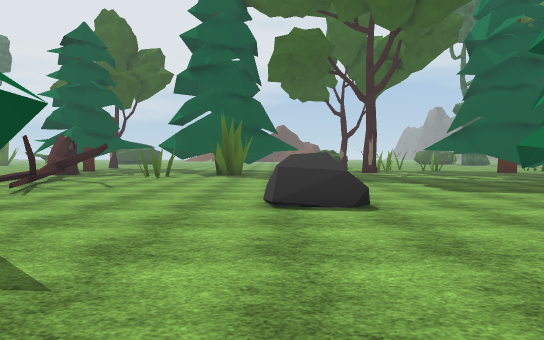
View 1 (above)

24 first-person views from a walk through a scene from a Unity 3-D project. The camera is 1.4 m above the floor, tilts 2° down and sees 70° across. The floor is counted in squares, 2 m on a side. Each view is taken from the middle of a square. On the plan, view 1 faces up. The plan holds only what a view shows up to about 11 squares ahead; the rest is blank. The place goes on beyond the plan. The player character is not drawn. Some animated figures are not drawn. Some surface patterns are stand-ins.

View 2
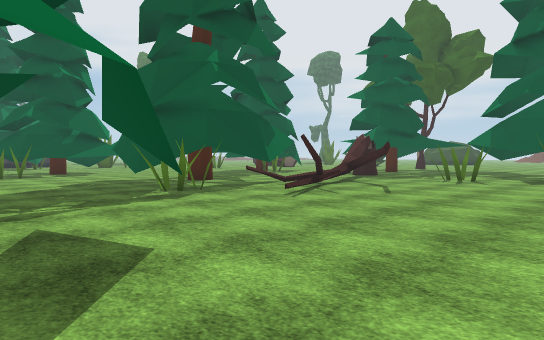

View 3
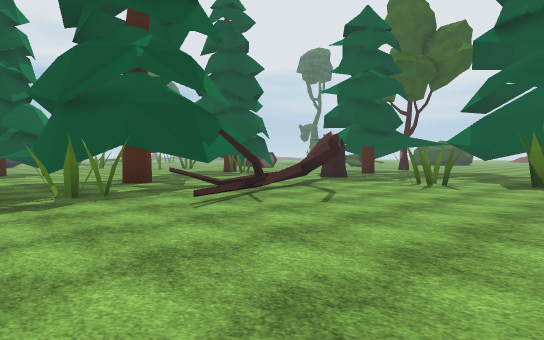

View 4
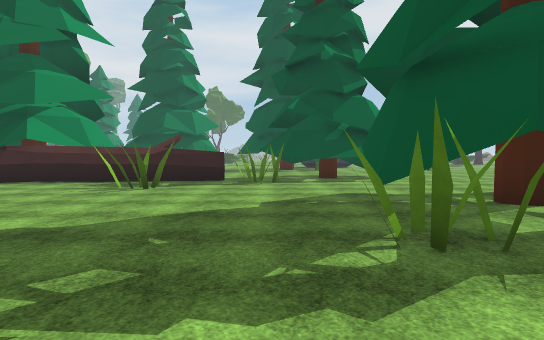

View 5
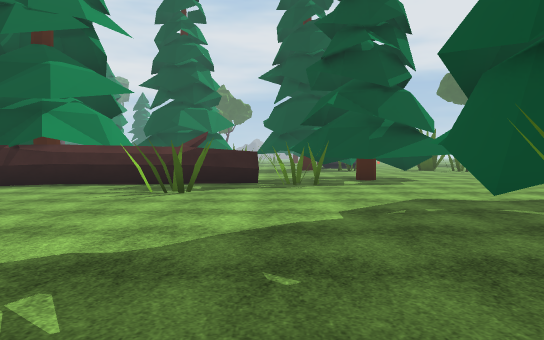

View 6
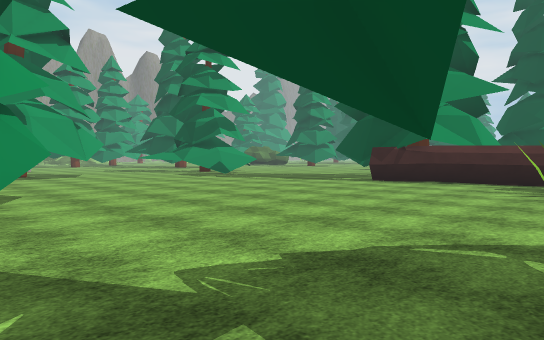

View 7
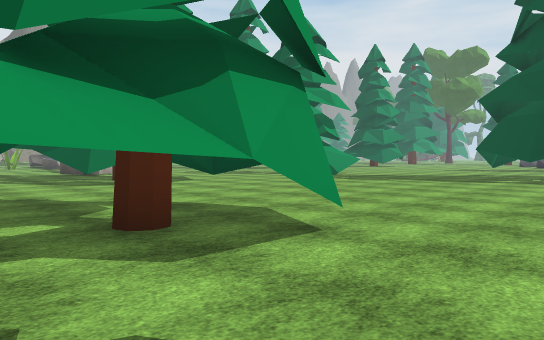

View 8
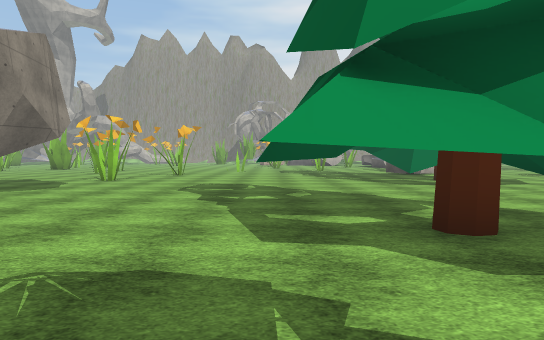

View 9
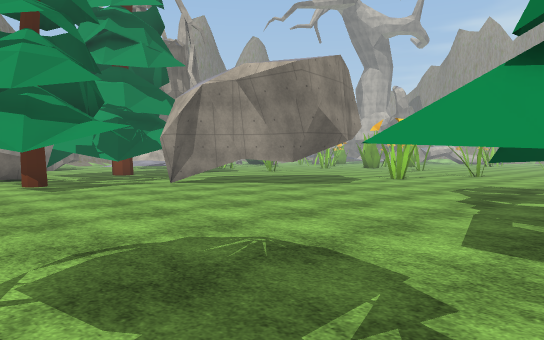

View 10
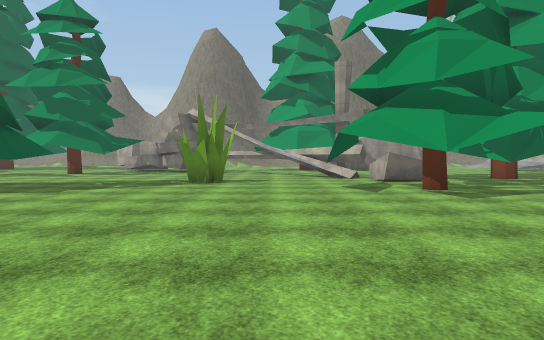

View 11
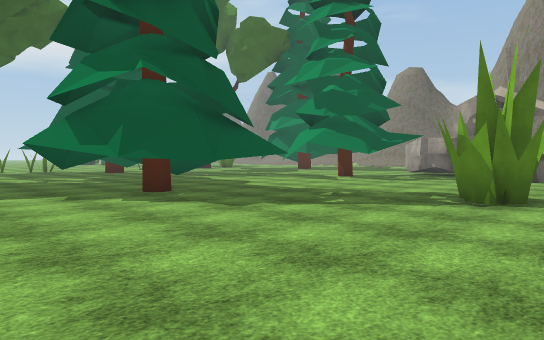

View 12
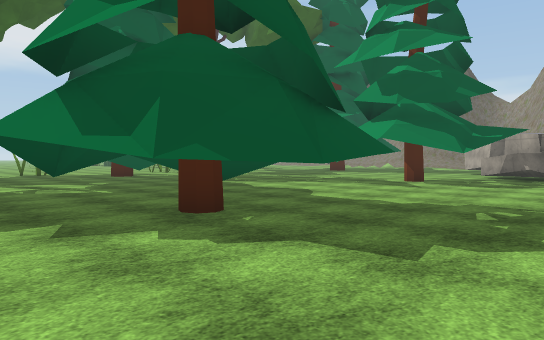

View 13
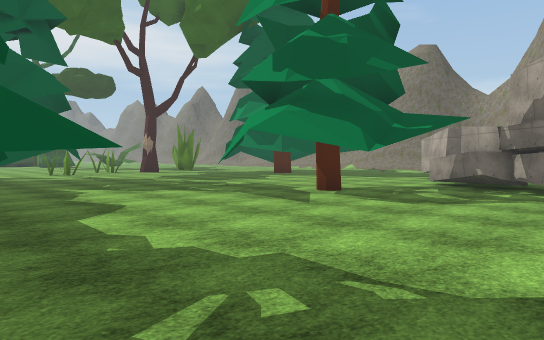

View 14
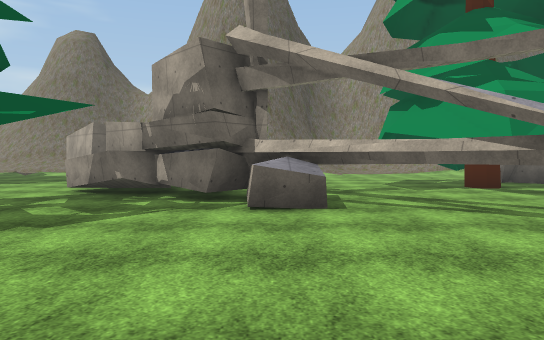

View 15
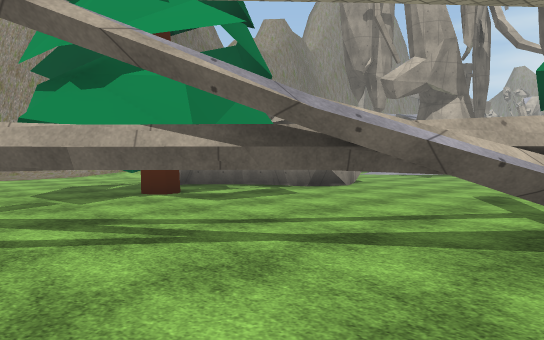

View 16
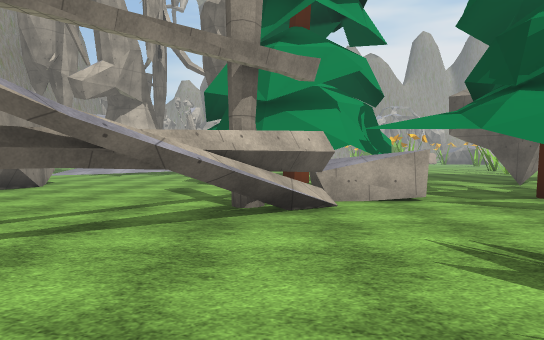

View 17
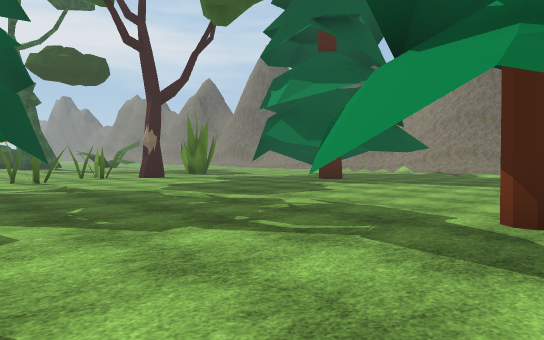

View 18
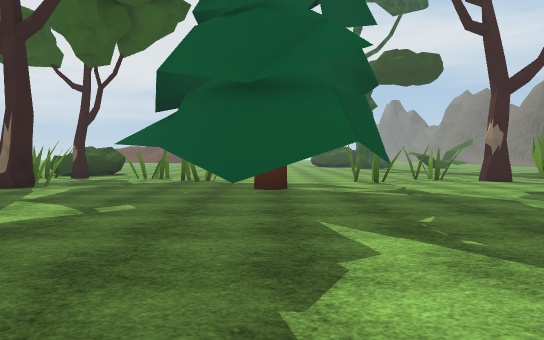

View 19
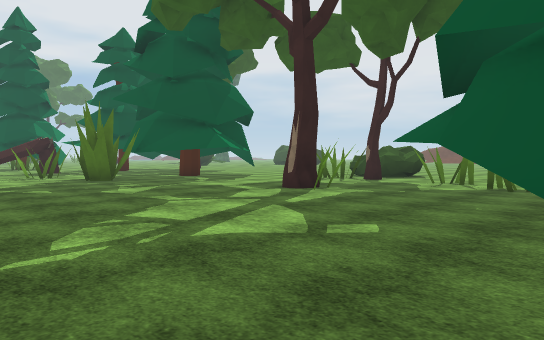

View 20
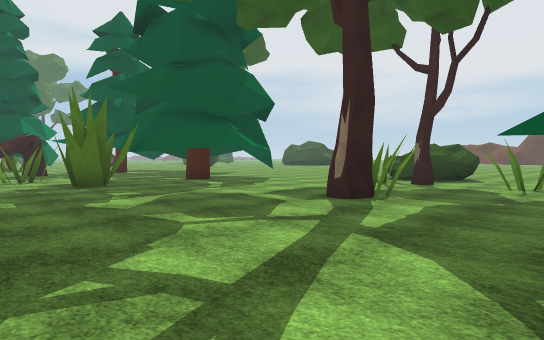

View 21
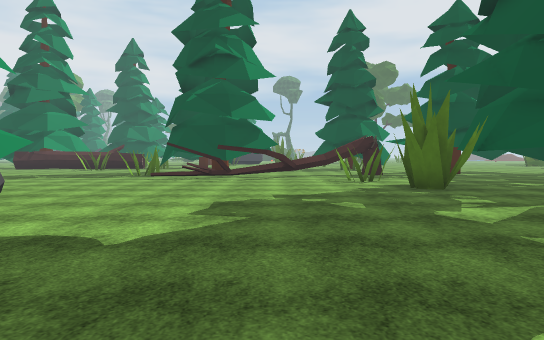

View 22
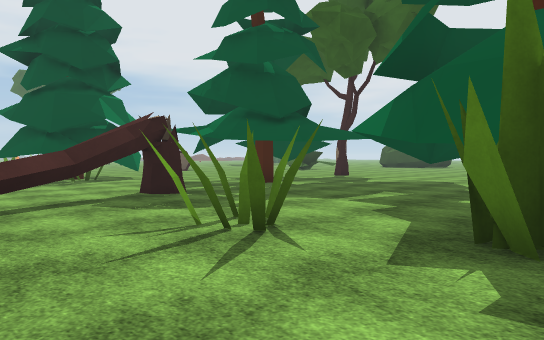

View 23
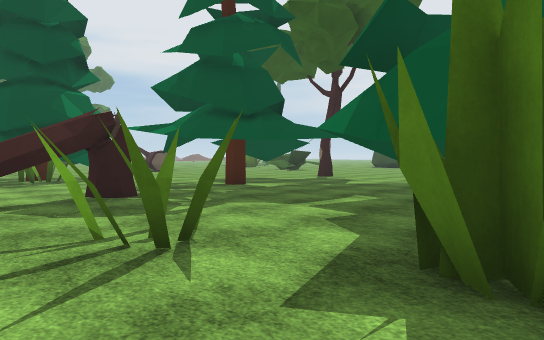

View 24
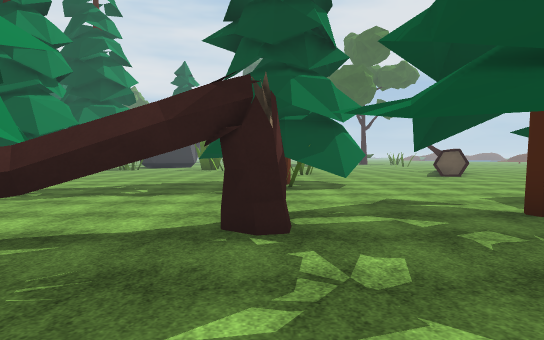

### Floor plan
Key: @ floor where view 1 was taken; # wall or solid block; . floor; / step, stairs or slope; = window, fence, low wall or low ledge; ^ raised ledge; T tree; R rock; H thing the floor can be seen under or through; O other object.
Columns run from 16 left of view 1 to 21 right of it. Each row starts with its distance up from view 1.
 19  ...........T   T.. ....O  .OO. #.
 18  ......#...T.. .........   ..O....
 17   TT.T..............#O...........
 16    TT.......................T.....
 15   #OT...H.....OO........#...T......
 14  TTTT...H...O.OO.........TTT........
 13  .TT.....H.OO........................
 12  ........=H........................TT.
 11  ....T...=##..........................
 10  ...T...T#=#..........................
  9  .....#..T##..........TTT....T........
  8 TT.......#...........T..TT.....#....##
  7  T...T..TO.............#TT........^.#
  6 TT....TT.O......RR....TTTT...T...^#
  5 TOO....................TT........##
  4 .T..........TT..................HH.
  3  T............T................^HH
  2 TT.OO.....T.  ...........OO....H....
  1  T.O.........   ..........O....H...T..
  0  T...........  .@.............#.....T.
 -1  TT....................TT...##.......
 -2   T......................T..#....T.#.T
 -3  #T........TTTT......T....#^.....T..#
 -4  T........TT# T...........^^........#
 -5   ........T #TT...........#TT ....###
 -6    ........T T............T  T....#
 -7     ........ ........##..T.#  ....#
 -8       .............###..       ....
 -9       ................          //
-10        .TTT .........
-11           .T..........
-12           .T.......O..

Positions as (right, up) in squares from view 1, and headings:
1: (0, 0), facing up
2: (0, 2), facing up-left
3: (0, 4), facing up-left
4: (-4, 5), facing left
5: (-5, 4), facing left
6: (-4, 3), facing down-left
7: (-2, -1), facing down-left
8: (-2, -1), facing down
9: (-3, -1), facing down-right
10: (-1, 0), facing right
11: (3, 0), facing up-right
12: (4, 3), facing up-right
13: (8, 3), facing up-right
14: (10, 3), facing right
15: (12, 2), facing down-right
16: (12, 3), facing down
17: (10, 7), facing up-right
18: (10, 8), facing up
19: (10, 10), facing up-left
20: (8, 11), facing up-left
21: (7, 11), facing left
22: (-1, 11), facing up-left
23: (-1, 12), facing up-left
24: (-4, 15), facing left
